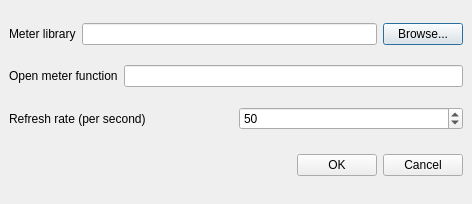
<ui version="4.0" >
 <author></author>
 <comment></comment>
 <exportmacro></exportmacro>
 <class>QMeterDialog</class>
 <widget class="QDialog" name="QMeterDialog" >
  <property name="geometry" >
   <rect>
    <x>0</x>
    <y>0</y>
    <width>472</width>
    <height>204</height>
   </rect>
  </property>
  <property name="contextMenuPolicy" >
   <enum>Qt::NoContextMenu</enum>
  </property>
  <property name="windowTitle" >
   <string>Meter plugin properties</string>
  </property>
  <property name="windowIcon" >
   <iconset/>
  </property>
  <property name="modal" >
   <bool>true</bool>
  </property>
  <layout class="QGridLayout" >
   <property name="margin" >
    <number>9</number>
   </property>
   <property name="spacing" >
    <number>6</number>
   </property>
   <item row="1" column="0" >
    <layout class="QHBoxLayout" >
     <property name="margin" >
      <number>0</number>
     </property>
     <property name="spacing" >
      <number>6</number>
     </property>
     <item>
      <widget class="QLabel" name="label_6" >
       <property name="text" >
        <string>Open meter function</string>
       </property>
       <property name="buddy" >
        <cstring>alMeterFunc</cstring>
       </property>
      </widget>
     </item>
     <item>
      <widget class="QLineEdit" name="alMeterFunc" />
     </item>
    </layout>
   </item>
   <item row="0" column="0" >
    <layout class="QHBoxLayout" >
     <property name="margin" >
      <number>0</number>
     </property>
     <property name="spacing" >
      <number>6</number>
     </property>
     <item>
      <widget class="QLabel" name="label_5" >
       <property name="text" >
        <string>Meter library</string>
       </property>
       <property name="buddy" >
        <cstring>alMeterLib</cstring>
       </property>
      </widget>
     </item>
     <item>
      <widget class="QLineEdit" name="alMeterLib" />
     </item>
     <item>
      <widget class="QPushButton" name="alBrowseMeter" >
       <property name="text" >
        <string>Browse...</string>
       </property>
      </widget>
     </item>
    </layout>
   </item>
   <item row="3" column="0" >
    <layout class="QHBoxLayout" >
     <property name="margin" >
      <number>0</number>
     </property>
     <property name="spacing" >
      <number>6</number>
     </property>
     <item>
      <spacer>
       <property name="orientation" >
        <enum>Qt::Horizontal</enum>
       </property>
       <property name="sizeHint" >
        <size>
         <width>131</width>
         <height>31</height>
        </size>
       </property>
      </spacer>
     </item>
     <item>
      <widget class="QPushButton" name="okButton" >
       <property name="text" >
        <string>OK</string>
       </property>
      </widget>
     </item>
     <item>
      <widget class="QPushButton" name="cancelButton" >
       <property name="text" >
        <string>Cancel</string>
       </property>
      </widget>
     </item>
    </layout>
   </item>
   <item row="2" column="0" >
    <layout class="QHBoxLayout" >
     <property name="margin" >
      <number>0</number>
     </property>
     <property name="spacing" >
      <number>6</number>
     </property>
     <item>
      <widget class="QLabel" name="label" >
       <property name="text" >
        <string>Refresh rate (per second)</string>
       </property>
       <property name="buddy" >
        <cstring>alRefreshRate</cstring>
       </property>
      </widget>
     </item>
     <item>
      <widget class="QSpinBox" name="alRefreshRate" >
       <property name="maximum" >
        <number>100</number>
       </property>
       <property name="minimum" >
        <number>1</number>
       </property>
       <property name="value" >
        <number>50</number>
       </property>
      </widget>
     </item>
    </layout>
   </item>
  </layout>
 </widget>
 <layoutdefault spacing="6" margin="9" />
 <pixmapfunction></pixmapfunction>
 <tabstops>
  <tabstop>alMeterLib</tabstop>
  <tabstop>alBrowseMeter</tabstop>
  <tabstop>alMeterFunc</tabstop>
  <tabstop>alRefreshRate</tabstop>
  <tabstop>okButton</tabstop>
  <tabstop>cancelButton</tabstop>
 </tabstops>
 <resources/>
 <connections>
  <connection>
   <sender>okButton</sender>
   <signal>clicked()</signal>
   <receiver>QMeterDialog</receiver>
   <slot>accept()</slot>
   <hints>
    <hint type="sourcelabel" >
     <x>368</x>
     <y>181</y>
    </hint>
    <hint type="destinationlabel" >
     <x>96</x>
     <y>118</y>
    </hint>
   </hints>
  </connection>
  <connection>
   <sender>cancelButton</sender>
   <signal>clicked()</signal>
   <receiver>QMeterDialog</receiver>
   <slot>reject()</slot>
   <hints>
    <hint type="sourcelabel" >
     <x>461</x>
     <y>181</y>
    </hint>
    <hint type="destinationlabel" >
     <x>179</x>
     <y>118</y>
    </hint>
   </hints>
  </connection>
 </connections>
</ui>
